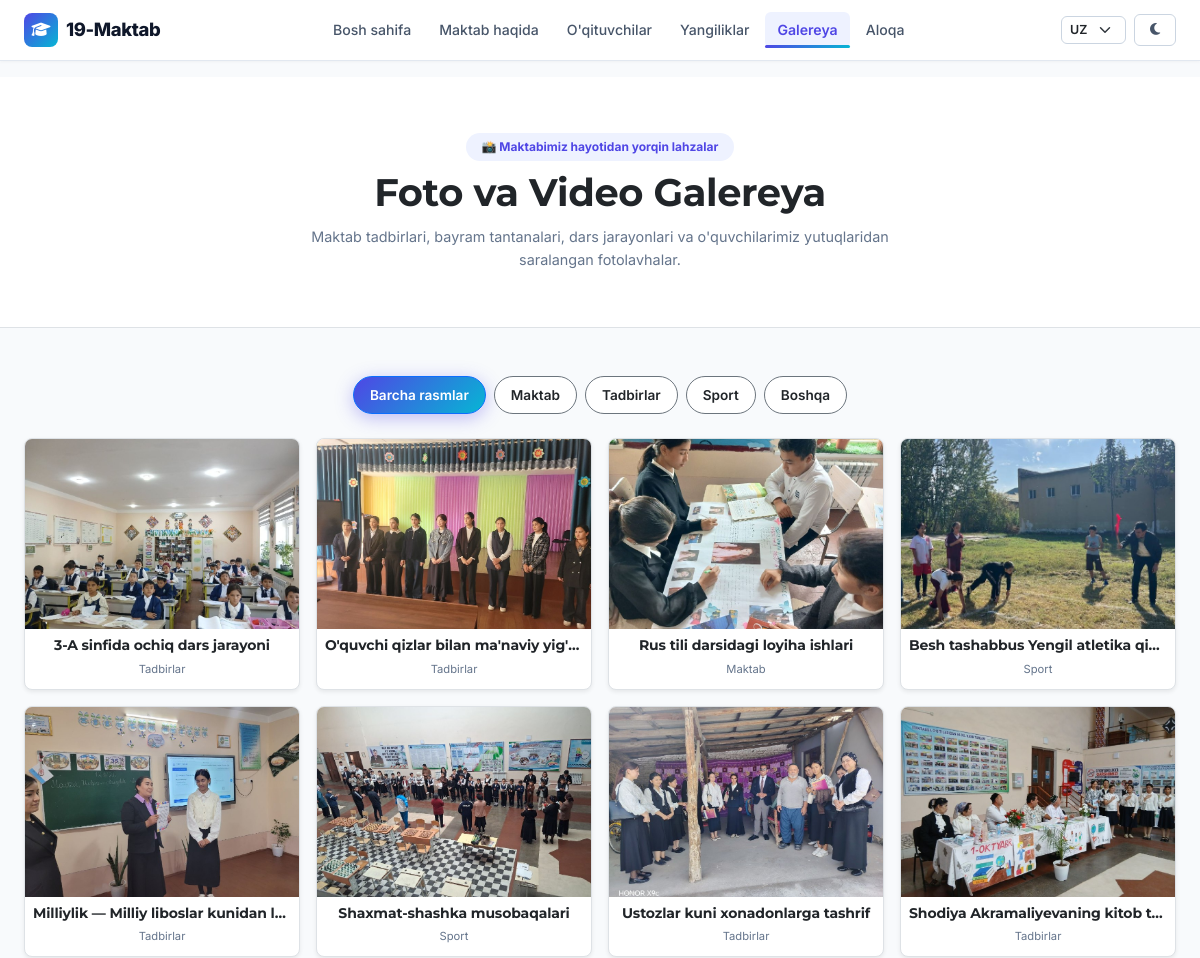
The app's page /gallery/ (upper part), older data.
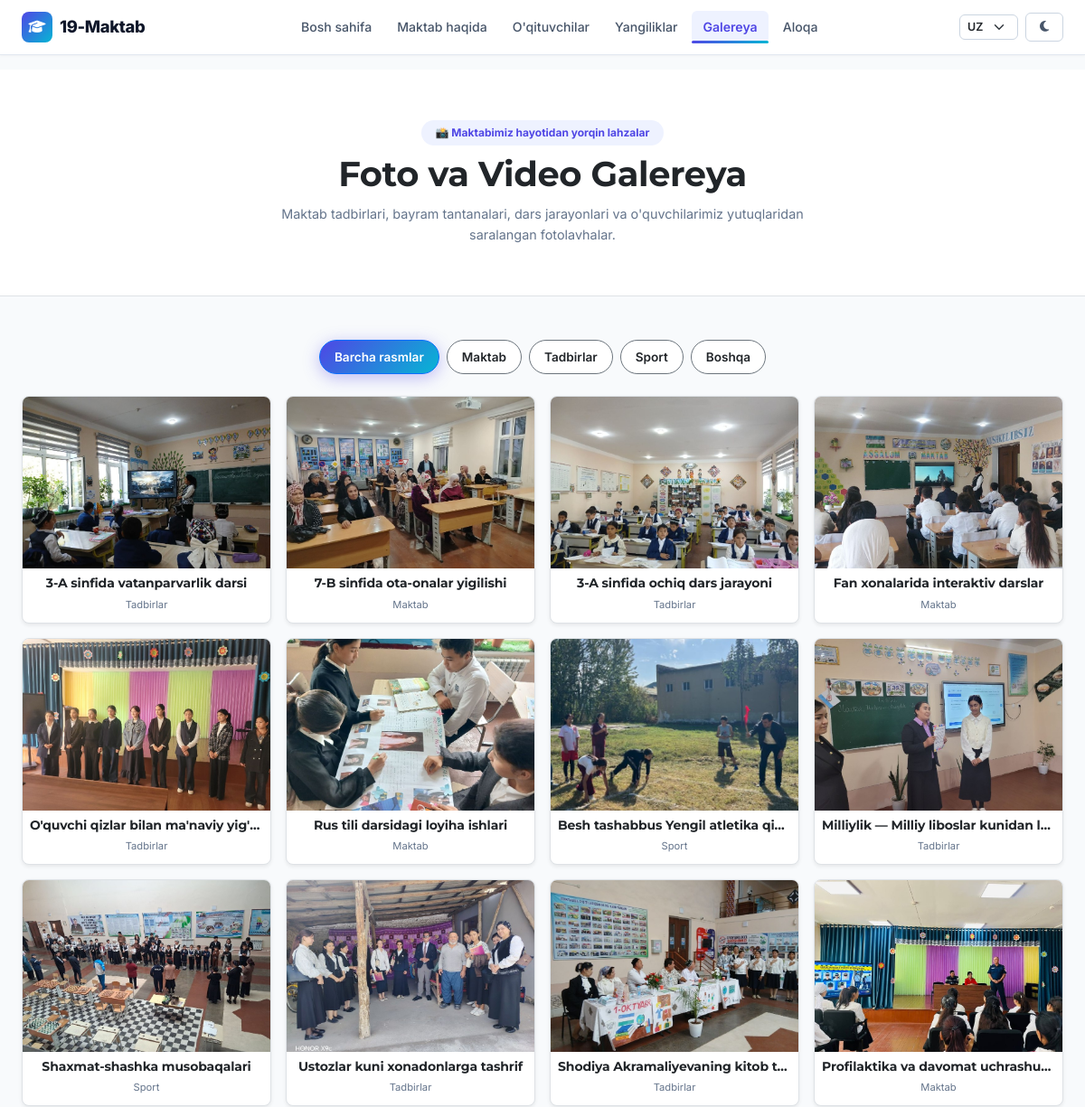
The same page, newer data.
### apps/core/models.py (models this page shows, shortened)
class GalleryImage(models.Model):
    CATEGORY_CHOICES = [
        ('school', 'Maktab'),
        ('events', 'Tadbirlar'),
        ('sports', 'Sport'),
        ('other', 'Boshqa'),
    ]
    title = models.CharField(max_length=200, verbose_name="Rasm nomi")
    image = models.ImageField(upload_to='gallery/', verbose_name="Rasm fayli")
    category = models.CharField(max_length=50, choices=CATEGORY_CHOICES, default='school', verbose_name="Kategoriya")
    order = models.PositiveIntegerField(default=0, verbose_name="Tartib raqami")
    is_active = models.BooleanField(default=True, verbose_name="Faol")
    created_at = models.DateTimeField(auto_now_add=True, verbose_name="Yuklangan vaqti")
    class Meta:
        verbose_name = 'Galereya rasmi'
        verbose_name_plural = 'Galereya rasmlari'
        ordering = ['order', '-created_at']

### apps/core/views.py (the view)
# urls.py: path('gallery/', views.gallery_view, name='gallery'),
def gallery_view(request):
    category = request.GET.get('category', 'all')
    images = GalleryImage.objects.filter(is_active=True)
    if category and category != 'all':
        images = images.filter(category=category)
    images = images.order_by('order', '-created_at')
    context = {
        'images': images,
        'current_category': category,
        'categories': GalleryImage.CATEGORY_CHOICES,
    }
    return render(request, 'gallery.html', context)

### apps/core/context_processors.py (called while the page is built)
def site_settings(request):
    settings_obj = SiteSettings.objects.first()
    return {
        'site_settings': settings_obj,
    }

### apps/core/models.py (called while the page is built)
    @property
    def localized_name(self):
        lang = get_language() or 'uz'
        if lang.startswith('ru') and self.school_name_ru:
            return self.school_name_ru
        if lang.startswith('en') and self.school_name_en:
            return self.school_name_en
        return self.school_name

    @property
    def localized_tagline(self):
        lang = get_language() or 'uz'
        if lang.startswith('ru') and self.tagline_ru:
            return self.tagline_ru
        if lang.startswith('en') and self.tagline_en:
            return self.tagline_en
        return self.tagline

    @property
    def localized_address(self):
        lang = get_language() or 'uz'
        if lang.startswith('ru') and self.address_ru:
            return self.address_ru
        if lang.startswith('en') and self.address_en:
            return self.address_en
        return self.address

### templates/gallery.html (shortened to what this page needs)
{% extends 'base.html' %}
{% load i18n static %}
{% block content %}
<section class="py-5 bg-white border-bottom text-center">
  <div class="container py-2">
    <span class="badge rounded-pill px-3 py-2 mb-2" style="background:#EEF2FF; color:var(--primary,#4F46E5); font-weight:700; font-size:0.75rem;">
      📸 {% trans "Maktabimiz hayotidan yorqin lahzalar" %}
    </span>
    <h1 class="fw-bold mb-2 text-dark" style="font-size:clamp(1.6rem, 3.5vw, 2.4rem);">
      {% trans "Foto va Video Galereya" %}
    </h1>
    <p class="text-muted mx-auto mb-0" style="max-width:620px; font-size:0.9rem;">
      {% trans "Maktab tadbirlari, bayram tantanalari, dars jarayonlari va o'quvchilarimiz yutuqlaridan saralangan fotolavhalar." %}
    </p>
  </div>
</section>
<section class="py-5" style="background:#F8FAFC;">
  <div class="container">
    <div class="d-flex flex-wrap justify-content-center gap-2 mb-4">
      <a href="{% url 'gallery' %}"
         class="btn btn-sm rounded-pill px-3 py-2 fw-semibold {% if current_category == 'all' or not current_category %}btn-primary text-white{% else %}btn-outline-secondary bg-white text-dark{% endif %}">
        {% trans "Barcha rasmlar" %}
      </a>
      {% for slug, name in categories %}
      <a href="{% url 'gallery' %}?category={{ slug }}"
         class="btn btn-sm rounded-pill px-3 py-2 fw-semibold {% if current_category == slug %}btn-primary text-white{% else %}btn-outline-secondary bg-white text-dark{% endif %}">
        {{ name }}
      </a>
      {% endfor %}
    </div>
    <div class="row g-3">
      {% for item in images %}
      <div class="col-6 col-md-4 col-lg-3">
        <div class="gallery-card rounded-3 overflow-hidden shadow-sm bg-white border h-100 position-relative group">
          <div style="height: 190px; overflow:hidden;">
            <img src="{{ item.image.url }}" alt="{{ item.title }}"
                 class="w-100 h-100 object-fit-cover" loading="lazy" style="transition: transform 0.3s ease;">
          </div>
          <div class="p-2 text-center">
            <h6 class="small fw-bold mb-0 text-dark text-truncate">{{ item.title }}</h6>
            <small class="text-muted" style="font-size:0.7rem;">{{ item.get_category_display }}</small>
          </div>
        </div>
      </div>
      {% endfor %}
    </div>
  </div>
</section>
{% endblock %}

Row changes from the older to the newer data that the page shows:
added GalleryImage: image (picture), title "3-A sinfida vatanparvarlik darsi", category "Tadbirlar"
added GalleryImage: image (picture), title "7-B sinfida ota-onalar yigilishi", category "Maktab"
added GalleryImage: image (picture), title "Fan xonalarida interaktiv darslar", category "Maktab"
now on this page (row unchanged): GalleryImage: image (picture), title "Profilaktika va davomat uchrashu…", category "Maktab"
